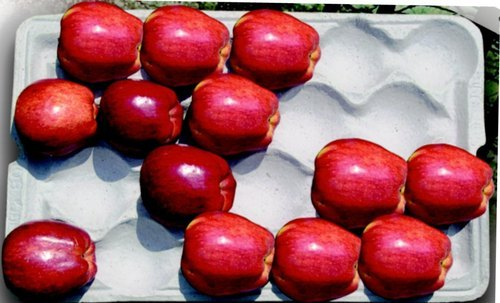
#> input picture images/apples/multiple/apple_tray2.jpg, 500 x 303 px; its folder holds only this picture in this run
$ python tmp.py
#> lines starting #> are read from the running program, lines starting #| are printed output that depends on the picture; after the words box and inside, x2 and y2 are one past the last pixel; in counts of white or black regions, pixels touching at a corner belong together
"""
Algorithm for detecting apples.

Author(s): Jan Ehreke, Franziska Niemeyer
"""

# ------ imports ------ #
import cv2
import numpy as np
import imutils
from PIL import Image
import glob


# ------ algorithm ------ #
def detect(path, resize):
    """
    The detection algorithm. Counts apples.
    :param path: image path
    :param min_r: min radius for enclosing circles
    :param max_r: max radius for enclosing circles
    :param resize: resizing method for single or multiple apples
    :return image with enclosing circles
    """
#> called with resize = 'multiple'

    # Defining the color ranges to be filtered.
    # The following ranges should be used on HSV domain image.
    lower_red_low = (0, 145, 163)
    lower_red_high = (8, 255, 255)
    higher_red_low = (175, 145, 26)
    higher_red_high = (180, 255, 255)
    raw_low = (25, 115, 128)
    raw_high = (38, 255, 255)

    image_bgr = cv2.imread(path)
#> image_bgr is the input picture: shape (303, 500, 3); mean B, G, R 103.4, 97.7, 161.9
    if resize == "single":
        image_bgr = cv2.resize(image_bgr, (200, 200), interpolation=cv2.INTER_AREA)
    elif resize == "multiple" and image_bgr.shape[0] > 1000:
        scale_percent = 30  # percent of original size
        width = int(image_bgr.shape[1] * scale_percent / 100)
        height = int(image_bgr.shape[0] * scale_percent / 100)
        dim = (width, height)
        # resize image
        image_bgr = cv2.resize(image_bgr, dim, interpolation=cv2.INTER_AREA)

    image = image_bgr.copy()
    image_hsv = cv2.cvtColor(image_bgr, cv2.COLOR_BGR2HSV)
#> image_hsv: shape (303, 500, 3); mean H, S, V 90.2, 132.2, 166.4

    mask_red_low = cv2.inRange(image_hsv, lower_red_low, lower_red_high)
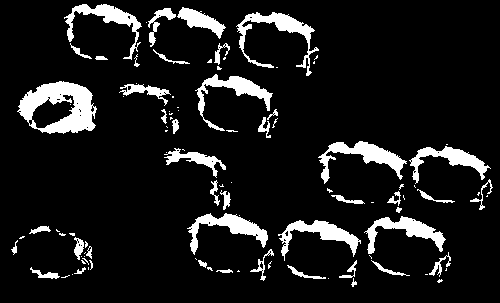
#> mask_red_low: shape (303, 500); 10.3% white; 99 white regions (56 under 20 px), largest, box (x1, y1, x2, y2) and area: (17, 81, 97, 134) 2342, (318, 141, 407, 184) 1210, (236, 12, 319, 76) 1209
    mask_red_high = cv2.inRange(image_hsv, higher_red_low, higher_red_high)
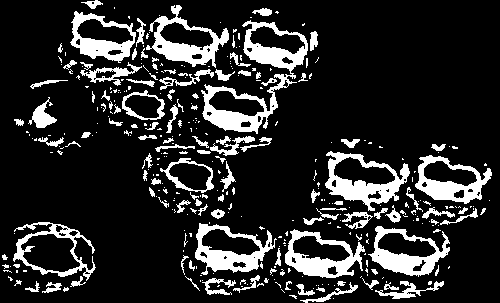
#> mask_red_high: shape (303, 500); 16.5% white; 356 white regions (243 under 20 px), largest, box (x1, y1, x2, y2) and area: (201, 20, 308, 134) 3123, (325, 151, 410, 211) 1928, (146, 5, 229, 68) 1701
    mask_red_raw = cv2.inRange(image_hsv, raw_low, raw_high)
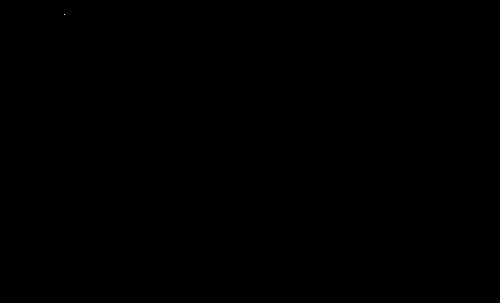
#> mask_red_raw: shape (303, 500); 0% white in thin lines or dots, all inside (x1, y1, x2, y2) = (64, 14, 65, 15)

    mask = mask_red_low + mask_red_high + mask_red_raw
#> mask: shape (303, 500); 26.8% white; 260 white regions (182 under 20 px), largest, box (x1, y1, x2, y2) and area: (118, 8, 319, 152) 7322, (318, 139, 410, 211) 3504, (187, 204, 277, 293) 3256

    # [5 lines of commented-out code are left out]

    blur = cv2.GaussianBlur(mask, (5, 5), 0)
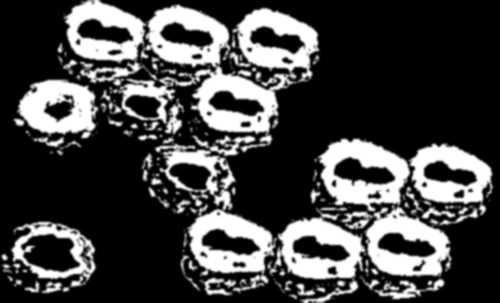
#> blur: shape (303, 500); min 0, max 255, mean 68.4
    thresh = cv2.threshold(blur, 0, 255, cv2.THRESH_BINARY + cv2.THRESH_OTSU)[1]
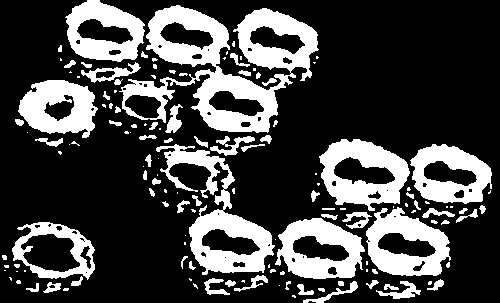
#> thresh: shape (303, 500); 26.8% white; 139 white regions (64 under 20 px), largest, box (x1, y1, x2, y2) and area: (119, 5, 319, 133) 10218, (156, 144, 275, 275) 4784, (319, 139, 410, 211) 3555
    kernel = np.ones((5, 5), np.uint8)
    erosion = cv2.erode(thresh, kernel, iterations=2)
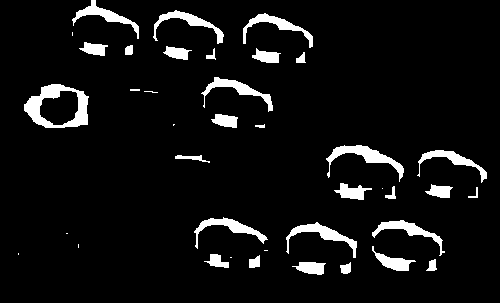
#> erosion: shape (303, 500); 6.5% white; 39 white regions (9 under 20 px)
    closing = cv2.morphologyEx(erosion, cv2.MORPH_CLOSE, kernel)

    contours, _ = cv2.findContours(closing.copy(), cv2.RETR_EXTERNAL,
                                   cv2.CHAIN_APPROX_SIMPLE)
#> contours = 39 contours, 12 with area under 20; largest, box (x1, y1, x2, y2) and area: (24, 84, 89, 128) 2117, (326, 145, 404, 182) 663, (286, 222, 357, 258) 545, (201, 77, 273, 112) 498, (194, 217, 268, 249) 498
    c_num = 0
    circles, coords = [], []
    for i, c in enumerate(contours):
        # draw a circle enclosing the object
        cv2.drawContours(image, contours, -1, (255, 0, 0), 1)
        ((x, y), r) = cv2.minEnclosingCircle(c)
        circles.append(((x, y), r))
#> this loop made 39 passes
#> (x, y, r) on passes 1, 2, 3, 5, 6, 9, 12, 13, 14, 15, 16, 17: (345.5, 267, 6.73), (308.5, 264.9, 16.57), (430.5, 264.5, 7.11), (254, 261, 7.81), (216, 264, 12.37), (393.5, 253.5, 22.77), (320.6, 246.8, 35.92), (408, 242, 37.36), (230.4, 236.1, 36.74), (382, 188, 0.0001), (472.5, 192, 6.73), (390.5, 192.3, 7.23)
#> (c, x, y, r) on passes 4, 7, 8, 10, 11, 24: ([[230, 257], [231, 257]], 230.5, 257, 0.5), ([[18, 253], [18, 254]], 18, 253.5, 0.5), ([[264, 250], [267, 250]], 265.5, 250, 1.5), ([[78, 244], [78, 247]], 78, 245.5, 1.5), ([[66, 233], [67, 233]], 66.5, 233, 0.5), ([[173, 124], [173, 125], [174, 124]], 173.5, 124.5, 0.707)
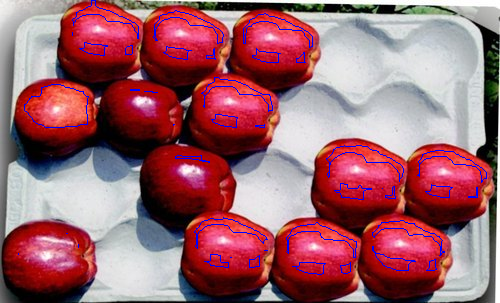
#> image: shape (303, 500, 3); mean B, G, R 107.6, 97, 157.8
#> after the loop, circles = 39 items

    for ((x, y), r) in circles:
        if 50 < r < 130:
            # First iteration on empty list
            if not coords:
                c_num += 1
                coords.append((x, y))
                cv2.circle(image, (int(x), int(y)), int(r), (0, 255, 0), 2)
                cv2.putText(image, "#{}".format(c_num), (int(x) - 10, int(y)),
                            cv2.FONT_HERSHEY_SIMPLEX, 0.6, (255, 0, 0), 2)
            else:
                # Check for distance to center point to center of every other circle
                if all(np.sqrt((coord[0] - x) ** 2 + (coord[1] - y) ** 2) > 90 for coord in coords):
                    c_num += 1
                    cv2.circle(image, (int(x), int(y)), int(r), (0, 255, 0), 2)
                    cv2.putText(image, "#{}".format(c_num), (int(x) - 10, int(y)),
                                cv2.FONT_HERSHEY_SIMPLEX, 0.6, (255, 0, 0), 2)
                coords.append((x, y))

        else:
            continue
#> this loop made 39 passes
#> (x, y, r) on passes 1 to 12: (345.5, 267, 6.73), (308.5, 264.9, 16.57), (430.5, 264.5, 7.11), (230.5, 257, 0.5), (254, 261, 7.81), (216, 264, 12.37), (18, 253.5, 0.5), (265.5, 250, 1.5), (393.5, 253.5, 22.77), (78, 245.5, 1.5), (66.5, 233, 0.5), (320.6, 246.8, 35.92)
#> after the loop, c_num = 0; coords = []

    cv2.imshow("mask", mask)
    cv2.imshow("thresh", thresh)
    cv2.imshow("er", erosion)
    cv2.imshow("Image", image)

    return c_num, image


image_list = []
# resize = "single"
# for filename in glob.glob('../images/apples/single/other/*.jpg'):
#     image_list.append(filename)

resize = "multiple"
for filename in glob.glob('../images/apples/multiple/*.jpg'):
    image_list.append(filename)

for image in image_list:
    detect(image, resize)
    # cv2.imshow("HSV Image", image_hsv)
    # cv2.imshow("Mask image", mask)
    cv2.waitKey(0)

$ run again, on images/apples/multiple/apple_tray_green.jpg
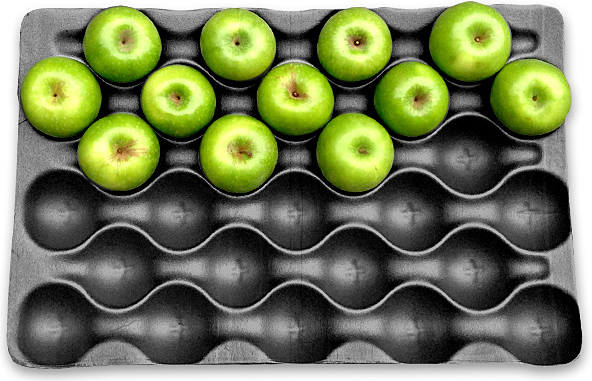
#> input picture images/apples/multiple/apple_tray_green.jpg, 592 x 381 px
#> in detect, image_bgr is the input picture: shape (381, 592, 3); mean B, G, R 89.5, 123.4, 115.6
#> image_hsv: shape (381, 592, 3); mean H, S, V 13.9, 54.3, 123.7
#> mask_red_low: shape (381, 592); every value is 0
#> mask_red_high: shape (381, 592); 0% white in thin lines or dots, all inside (x1, y1, x2, y2) = (55, 43, 360, 96)
#> in detect, `mask_red_raw = cv2.inRange(image_hsv, raw_low, raw_high)`:
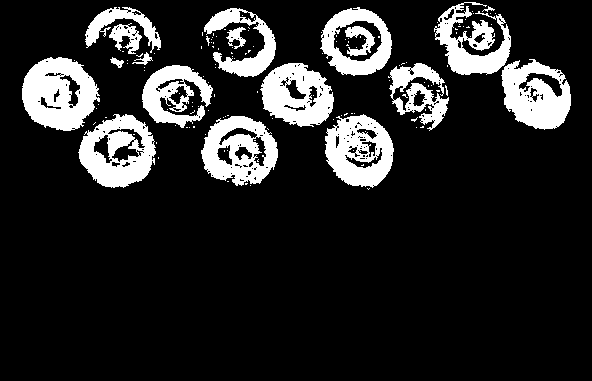
#> mask_red_raw: shape (381, 592); 15.2% white; 136 white regions (118 under 20 px), largest, box (x1, y1, x2, y2) and area: (22, 57, 100, 131) 3909, (78, 114, 156, 188) 3456, (325, 114, 394, 188) 3304
#> thresh: shape (381, 592); 15.5% white; 35 white regions (12 under 20 px), largest, box (x1, y1, x2, y2) and area: (22, 57, 100, 131) 3984, (79, 114, 156, 188) 3550, (325, 115, 394, 187) 3449
#> erosion: shape (381, 592); 4.1% white; 41 white regions (18 under 20 px)
#> contours = 41 contours, 18 with area under 20; largest, box (x1, y1, x2, y2) and area: (26, 62, 94, 126) 3041, (506, 69, 567, 125) 1200, (266, 67, 329, 122) 1048, (330, 120, 389, 182) 866, (83, 136, 151, 183) 810
#> the loop in detect, `for i, c in enumerate(contours):` made 41 passes
#> (x, y, r) on passes 1, 2, 3, 4, 5, 6, 7, 9: (258.5, 174, 6.02), (252, 147, 0.0001), (268.5, 152, 11.01), (241, 142, 8.06), (119, 141.5, 7.83), (116.5, 151.5, 33.59), (101, 130.5, 3.91), (357.2, 152.1, 32.45)
#> after the loop in detect, `for i, c in enumerate(contours):`:
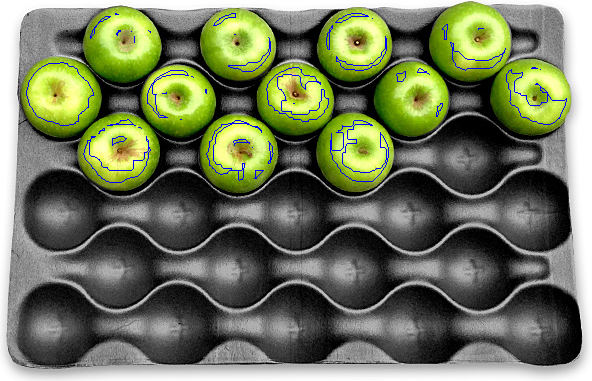
#> image: shape (381, 592, 3); mean B, G, R 92.1, 120.8, 113.5
#> after the loop in detect, `for i, c in enumerate(contours):`: circles = 41 items
#> the loop in detect, `for ((x, y), r) in circles:` made 41 passes
#> after the loop in detect, `for ((x, y), r) in circles:`: c_num = 0; coords = []
